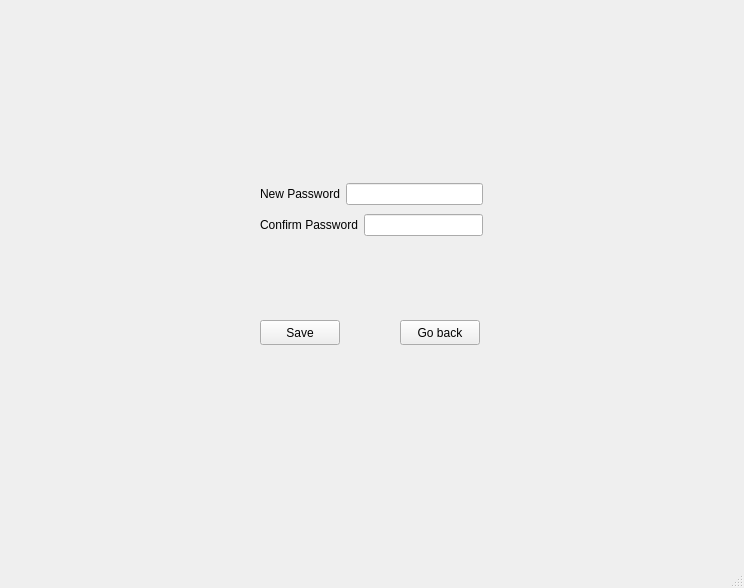
<?xml version="1.0" encoding="UTF-8"?>
<ui version="4.0">
 <class>updatePasswordWindow</class>
 <widget class="QMainWindow" name="updatePasswordWindow">
  <property name="geometry">
   <rect>
    <x>0</x>
    <y>0</y>
    <width>744</width>
    <height>588</height>
   </rect>
  </property>
  <property name="windowTitle">
   <string>MainWindow</string>
  </property>
  <widget class="QWidget" name="centralwidget">
   <widget class="QPushButton" name="pushButton_Save">
    <property name="geometry">
     <rect>
      <x>260</x>
      <y>320</y>
      <width>80</width>
      <height>25</height>
     </rect>
    </property>
    <property name="text">
     <string>Save</string>
    </property>
   </widget>
   <widget class="QPushButton" name="pushButton_goBack">
    <property name="geometry">
     <rect>
      <x>400</x>
      <y>320</y>
      <width>80</width>
      <height>25</height>
     </rect>
    </property>
    <property name="text">
     <string>Go back</string>
    </property>
   </widget>
   <widget class="QWidget" name="layoutWidget">
    <property name="geometry">
     <rect>
      <x>260</x>
      <y>180</y>
      <width>223</width>
      <height>61</height>
     </rect>
    </property>
    <layout class="QVBoxLayout" name="verticalLayout">
     <item>
      <layout class="QHBoxLayout" name="horizontalLayout">
       <item>
        <widget class="QLabel" name="label">
         <property name="text">
          <string>New Password</string>
         </property>
        </widget>
       </item>
       <item>
        <widget class="QLineEdit" name="lineEdit_newPassword">
         <property name="echoMode">
          <enum>QLineEdit::Password</enum>
         </property>
        </widget>
       </item>
      </layout>
     </item>
     <item>
      <layout class="QHBoxLayout" name="horizontalLayout_2">
       <item>
        <widget class="QLabel" name="label_2">
         <property name="text">
          <string>Confirm Password</string>
         </property>
         <property name="alignment">
          <set>Qt::AlignJustify|Qt::AlignVCenter</set>
         </property>
         <property name="wordWrap">
          <bool>false</bool>
         </property>
        </widget>
       </item>
       <item>
        <widget class="QLineEdit" name="lineEdit_confirmPassword"/>
       </item>
      </layout>
     </item>
    </layout>
   </widget>
  </widget>
  <widget class="QMenuBar" name="menubar">
   <property name="geometry">
    <rect>
     <x>0</x>
     <y>0</y>
     <width>744</width>
     <height>25</height>
    </rect>
   </property>
  </widget>
  <widget class="QStatusBar" name="statusbar"/>
 </widget>
 <tabstops>
  <tabstop>lineEdit_newPassword</tabstop>
  <tabstop>lineEdit_confirmPassword</tabstop>
  <tabstop>pushButton_goBack</tabstop>
  <tabstop>pushButton_Save</tabstop>
 </tabstops>
 <resources/>
 <connections/>
</ui>
